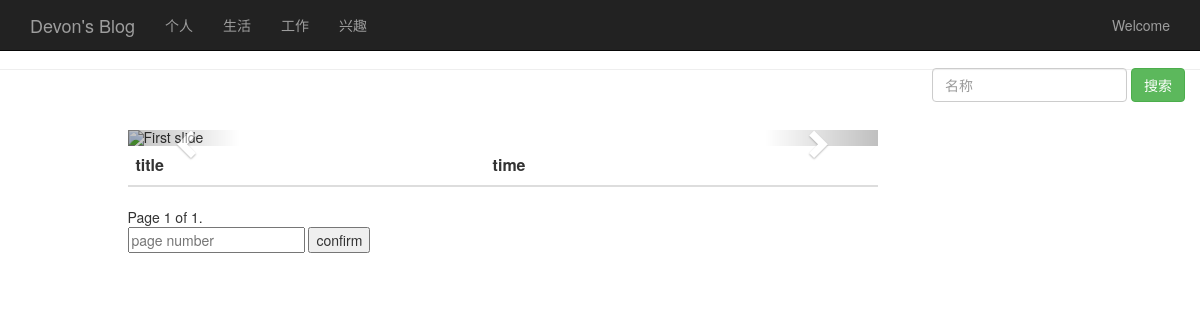
/blog/, run on an earlier commit of the app's database.
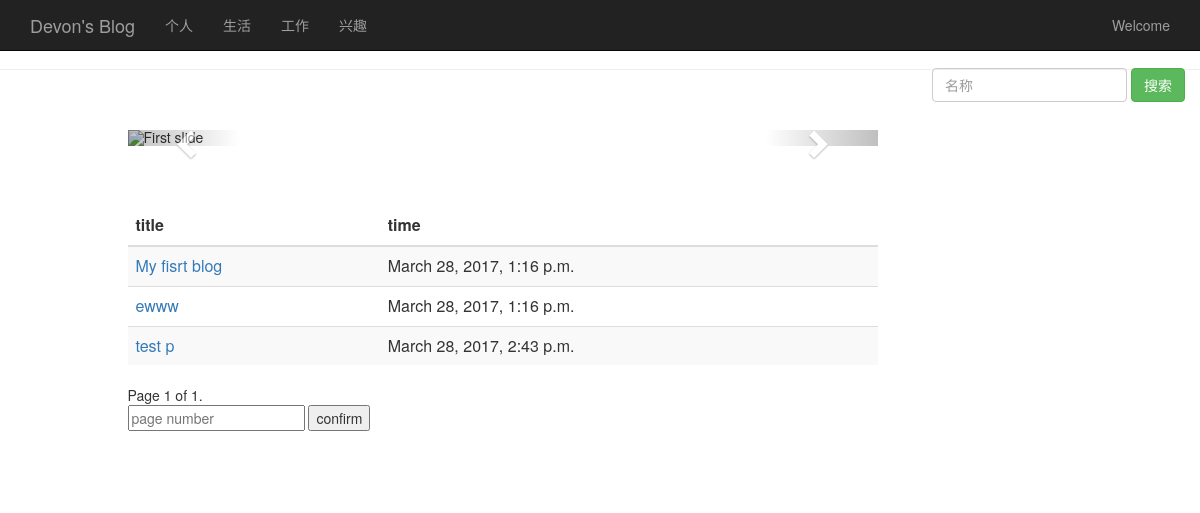
And on a later commit of the database.
### blog/models.py (models this page shows, shortened)
class Blog(models.Model):
    flag_choise=(('T', 'test'), ('L', 'live'), ('W', 'work'), ('P', 'personal'), ('H', 'habit'))
    blog_title = models.CharField(max_length=150) # 标题
    blog_content= models.TextField() # 内容
    create_time = models.DateTimeField(auto_now=True) # 创建时间（自动获取当前时间）
    flag = models.CharField(max_length=10, choices=flag_choise) # 标记

### blog/blogviews.py (the view)
# urls.py: 2. Add a URL to urlpatterns:  url(r'^blog/', include('blog.urls'))
def blog(request):
	blog_list = Blog.objects.all()
	paginator = Paginator(blog_list, 5)
	page = request.GET.get('page')
	try:
		contacts = paginator.page(page)
	except PageNotAnInteger:
		contacts = paginator.page(1)
	except EmptyPage:
		contacts = paginator.page(paginator.num_pages)
	return render(request,'blog_index.html',{"Blogs":contacts})

### blog/templates/blog_index.html (shortened to what this page needs)
<html lang="zh-CN">
	<head>
		<link href="/static/bootstrap/css/bootstrap.min.css" rel="stylesheet">
	</head>
	<body >
		<nav class="navbar navbar-inverse navbar-fixed-top">
			<div class="container">
				<div class="navbar-header">
					<a class="navbar-brand" href="#">Devon's Blog</a>
				</div>
				<div id="navbar" class="collapse navbar-collapse">
					<ul class="nav navbar-nav">
						<li><a href="personal_manage/">个人</a></li>
						<li><a href="live_manage/">生活</a></li>
						<li><a href="work_manage/">工作</a></li>
						<li><a href="habit_manage/">兴趣</a></li>
					</ul>
					<ul class="nav navbar-nav navbar-right">
						<li><a href="#">Welcome</a></li>
					</ul>
				</div>
			</div>
		</nav>
		<br>
		<div class="page-header">
			<div id="navbar" class="navbar-collapse collapse navbar-right">
				<form class="navbar-form" method="get" action="/blog/search_blog/">
					<div class="form-group">
						<input name="name" type="text" placeholder="名称" class="form-control">
					</div>
					<button type="submit" class="btn btn-success">搜索</button>
				</form>
			</div>
		</div>
		<br><br>
		<div class="container">
			<div class="row">
				<div class="col-md-8 col-md-offset-1">
						<div id="carousel-example-generic" class="carousel slide" data-ride="carousel">
						<ol class="carousel-indicators">
							<li data-target="#carousel-example-generic" data-slide-to="0" class="active"></li>
							<li data-target="#carousel-example-generic" data-slide-to="1" class=""></li>
							<li data-target="#carousel-example-generic" data-slide-to="2" class=""></li>
						</ol>
						<div class="carousel-inner" role="listbox">
							  <div class="item active">
									<img src="https://timgsa.baidu.com/timg?image&quality=80&size=b10000_10000&sec=1490939379&di=3f9bb5622415b1e4a36c4b067d639cff&src=http://upload.yzz.cn/2013/201304/12/101530gxwx2u2u8wuk078u.jpg" class="img-responsive" alt="First slide" >
							  </div>
						</div>
						<a class="left carousel-control" href="#carousel-example-generic" role="button" data-slide="prev">
						  <span class="glyphicon glyphicon-chevron-left" aria-hidden="true"></span>
						</a>
						<a class="right carousel-control" href="#carousel-example-generic" role="button" data-slide="next">
						  <span class="glyphicon glyphicon-chevron-right" aria-hidden="true"></span>
						</a>
						</div>
					<table class="table table-striped">
						<thead>
							<tr>
								<th>title</th><th>time</th>
							</tr>
						</thead>
						<tbody>
							{% for blog in Blogs %}
							<tr>
								<td ><a href="/blog/blog_detail/{{ blog.id }}/">{{ blog.blog_title }}</td><br>
								<td>{{ blog.create_time }}</td>
							</tr>
							{% endfor %}
						</tbody>
					</table>
					<div class="pagination-bottom">
						<span class="step-links">
						<span class="current">
							Page {{ Blogs.number }} of {{ Blogs.paginator.num_pages }}.
						</span>
						</span>
						<form method="get" action="/blog/">
							<input name="page" type="text" placeholder="page number">
							<button id ="btn" type="submit">confirm</button>
							<br>
						</form>
					</div>
				</div>
				<div class="col-md-2 col-md-offset-1">
				</div>
			</div>
			<br><br>
		</div>
	</body>
</html>

What changed in the data, as far as the page shows it:
added Blog: blog_title "My fisrt blog", create_time "March 28, 2017, 1:16 p.m."
added Blog: blog_title "ewww", create_time "March 28, 2017, 1:16 p.m."
added Blog: blog_title "test p", create_time "March 28, 2017, 2:43 p.m."
